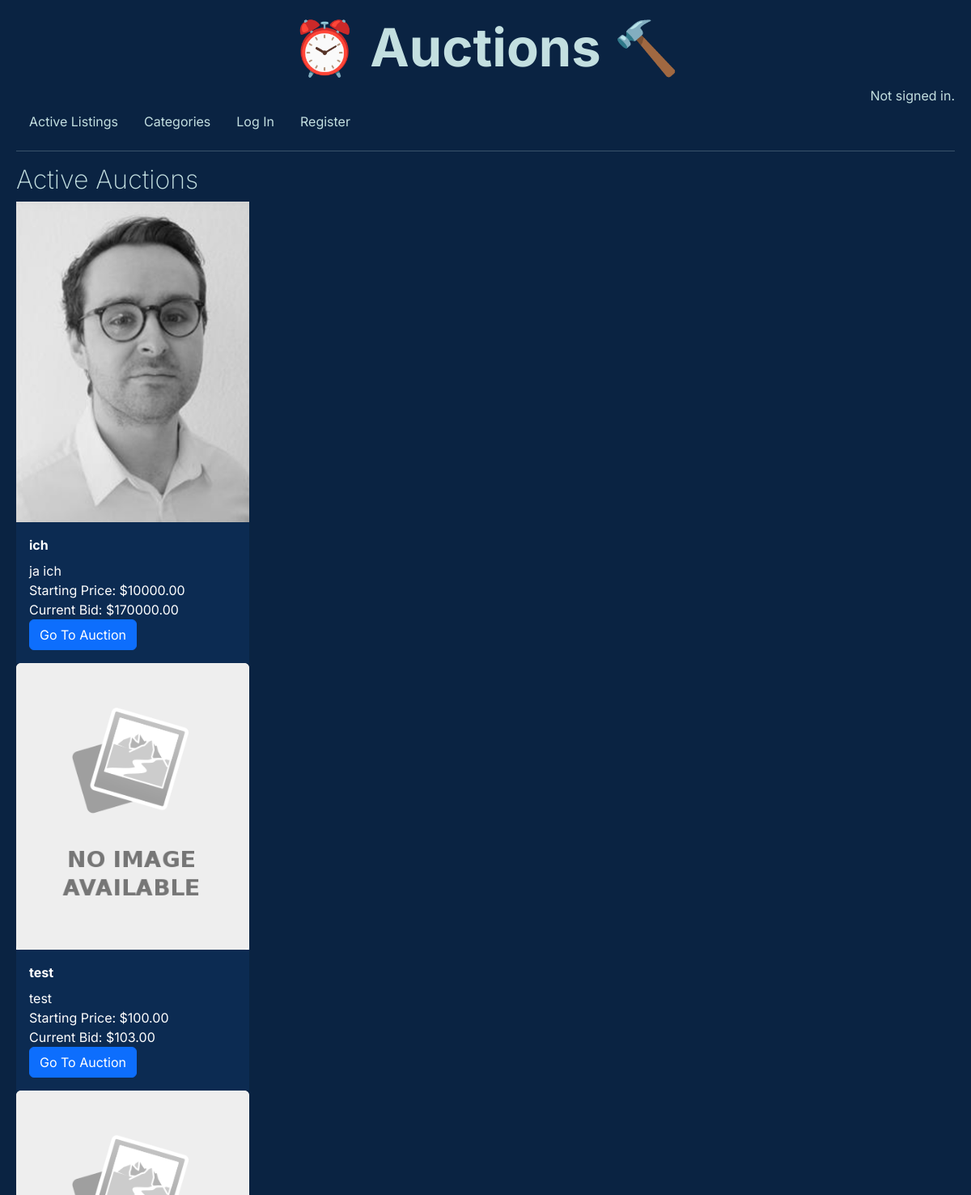
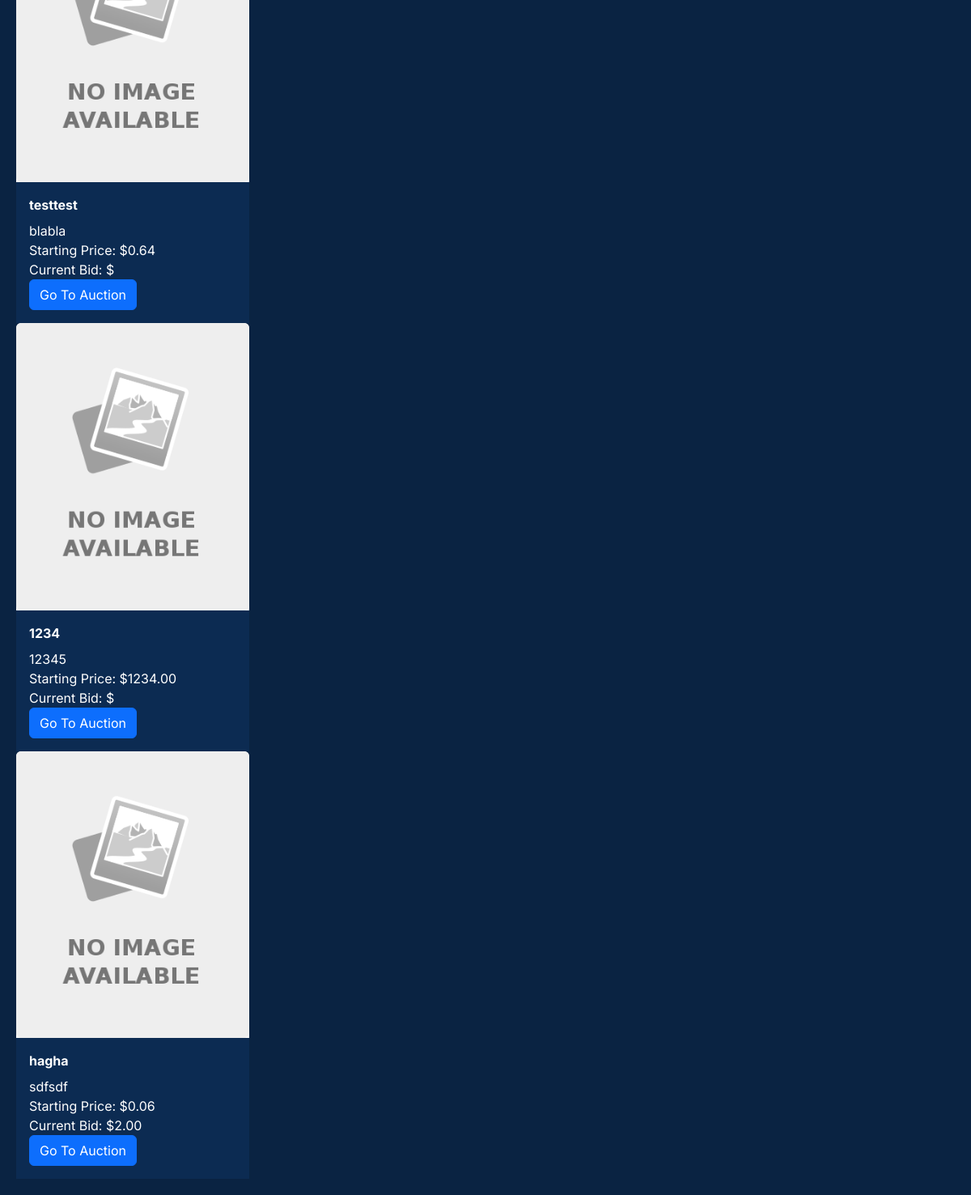
The page / on the database its author committed (2 pictures, top to bottom).
### auctions/models.py (models this page shows, shortened)
class Listing(models.Model):
    item_name = models.CharField(max_length=128)
    item_description = models.TextField()
    starting_price = models.DecimalField(decimal_places=2, max_digits=8, validators=[MinValueValidator(0.01)])
    image = models.ImageField(upload_to="", blank=True, default="noimage.svg.png")
    image_url = models.URLField(blank=True)
    category = models.ForeignKey(Category, on_delete=models.CASCADE, related_name="listings")
    user = models.ForeignKey(User, on_delete=models.CASCADE, related_name="listings")
    active = models.BooleanField(default=True)

class Bid(models.Model):
    bid_amount = models.DecimalField(decimal_places=2, max_digits=8, validators=[MinValueValidator(0.01)], default=0)
    user = models.ForeignKey(User, on_delete=models.CASCADE, related_name="bids")
    auction = models.ForeignKey(Listing, on_delete=models.CASCADE, related_name="bids")

### auctions/views.py (the view)
# urls.py: path("", views.index, name="index"),
def index(request):
    active_listings = Listing.objects.all().filter(active=True)
    return render(
        request,
        "auctions/index.html",
        {"auctions": active_listings, "title": "Active Auctions"},
    )

### auctions/templates/auctions/index.html (shortened to what this page needs)
{% extends "auctions/layout.html" %}
{% block body %}
<h2>{{ title }}</h2>
{% for auction in auctions %}
<div class="card" style="width: 18rem;">
    <img src="{{auction.image.url}}" alt="" />
    <div class="card-body">
    <div class="card-title">{{ auction.item_name }}</div>
    <div class="card-text">{{ auction.item_description }} <br>
        Starting Price: ${{ auction.starting_price }} <br>
        Current Bid: ${{ auction.bids.last.bid_amount }}</div>
    <a href="/auction/{{ auction.pk }}" class="btn btn-primary">Go To Auction</a>
    </div>
</div>
{% endfor %}
{% endblock %}

### auctions/static/auctions/styles.css (style rules this page uses)
*:where(:not(html, iframe, canvas, img, svg, video, audio):not(svg *, symbol *)) { all: unset; display: revert; }
*, *::before, *::after { box-sizing: border-box; }
a, button { cursor: revert; }
img { max-width: 100%; }
::placeholder { color: unset; }
:root { --general-font: "Inter", sans-serif; --title-size: 65px; --font-color: #c3dfe0; }
body { padding: 20px; font-family: var(--general-font); color: var(--font-color); background-color: #0a2342; }
h2 { font-weight: 200; }
.card { border: 1px white; }
.card-body { background-color: #0c2b52; }
.card-title { color: white; font-weight: 700; }
.card-text { color: white; }

### rows shown on the page
Listing: image (picture), item_name "ich", item_description "ja ich", starting_price "10000.00", bids.last.bid_amount "170000.00"
Listing: image (placeholder picture), item_name "test", item_description "test", starting_price "100.00", bids.last.bid_amount "103.00"
Listing: image (placeholder picture), item_name "testtest", item_description "blabla", starting_price "0.64"
Listing: image (placeholder picture), item_name "1234", item_description "12345", starting_price "1234.00"
Listing: image (placeholder picture), item_name "hagha", item_description "sdfsdf", starting_price "0.06", bids.last.bid_amount "2.00"

### other values the page prints
{{ title }} "Active Auctions"
